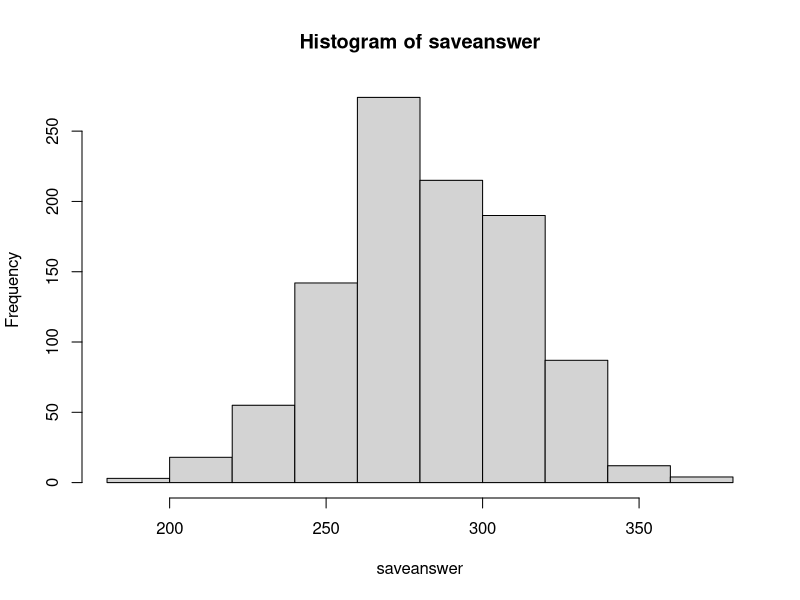

The R script that drew this image:
## ---- chunk 1
knitr::opts_chunk$set(echo = TRUE)
require(tidyverse)
require(tidyverse)
require(knitr)
## ---- chunk 2
birthdays=1:365
saveanswer=vector("numeric")
for(j in 1:1000){

savebank=0
for(i in 1:637){
classsample<-sample(birthdays,35,replace=TRUE)
d<-duplicated(classsample)
# If we add up d and get a number greater than zero, then we had responses with the same birthday.
if(sum(d)>0){
  savebank=savebank+1
}else{
  savebank=savebank-2
}
}
saveanswer[j]<-savebank
}
## ---- chunk 3
hist(saveanswer)
ssanswer<-sort(saveanswer)
print(ssanswer[25])
print(ssanswer[975])
